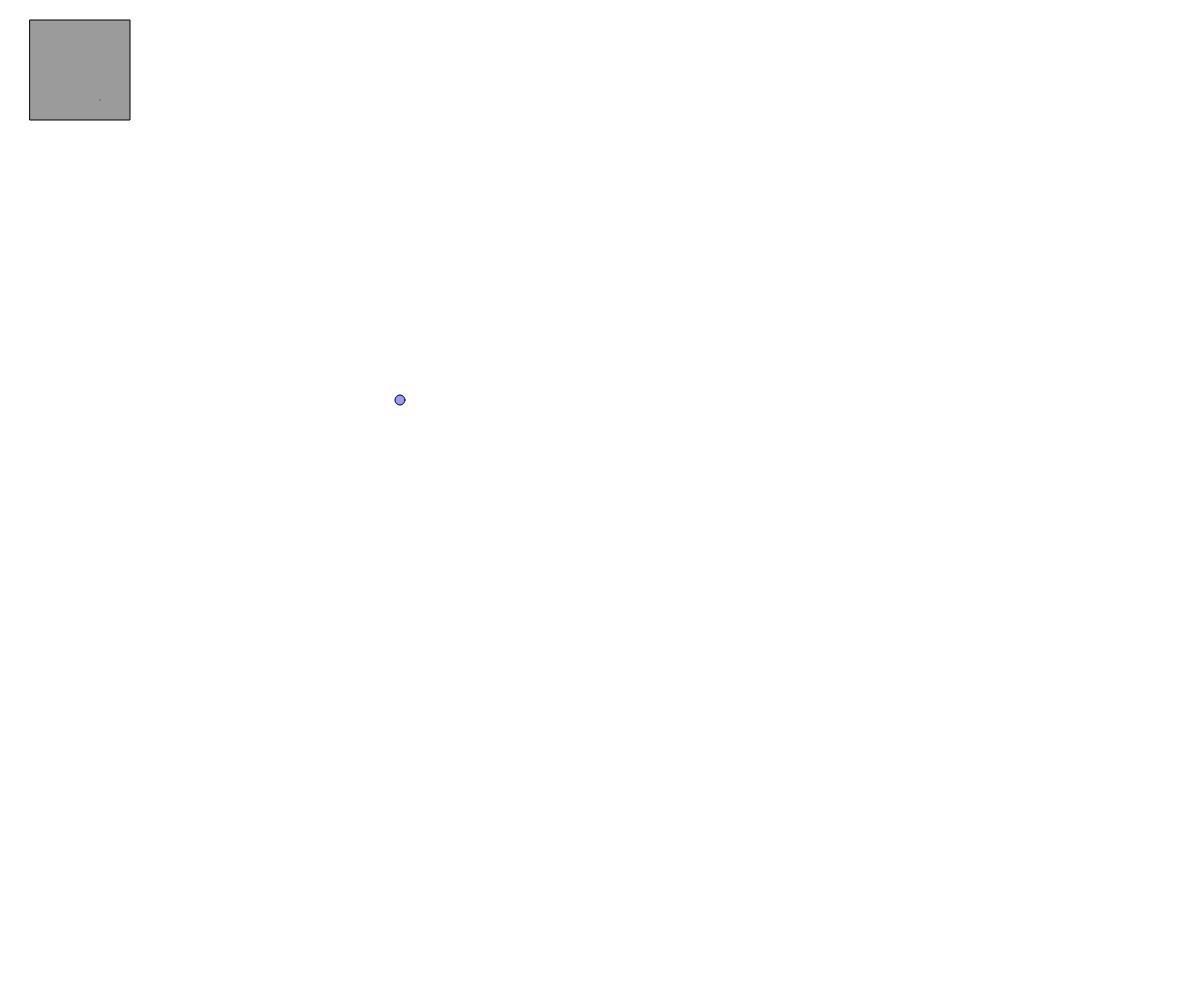
Frame 1 (no input)
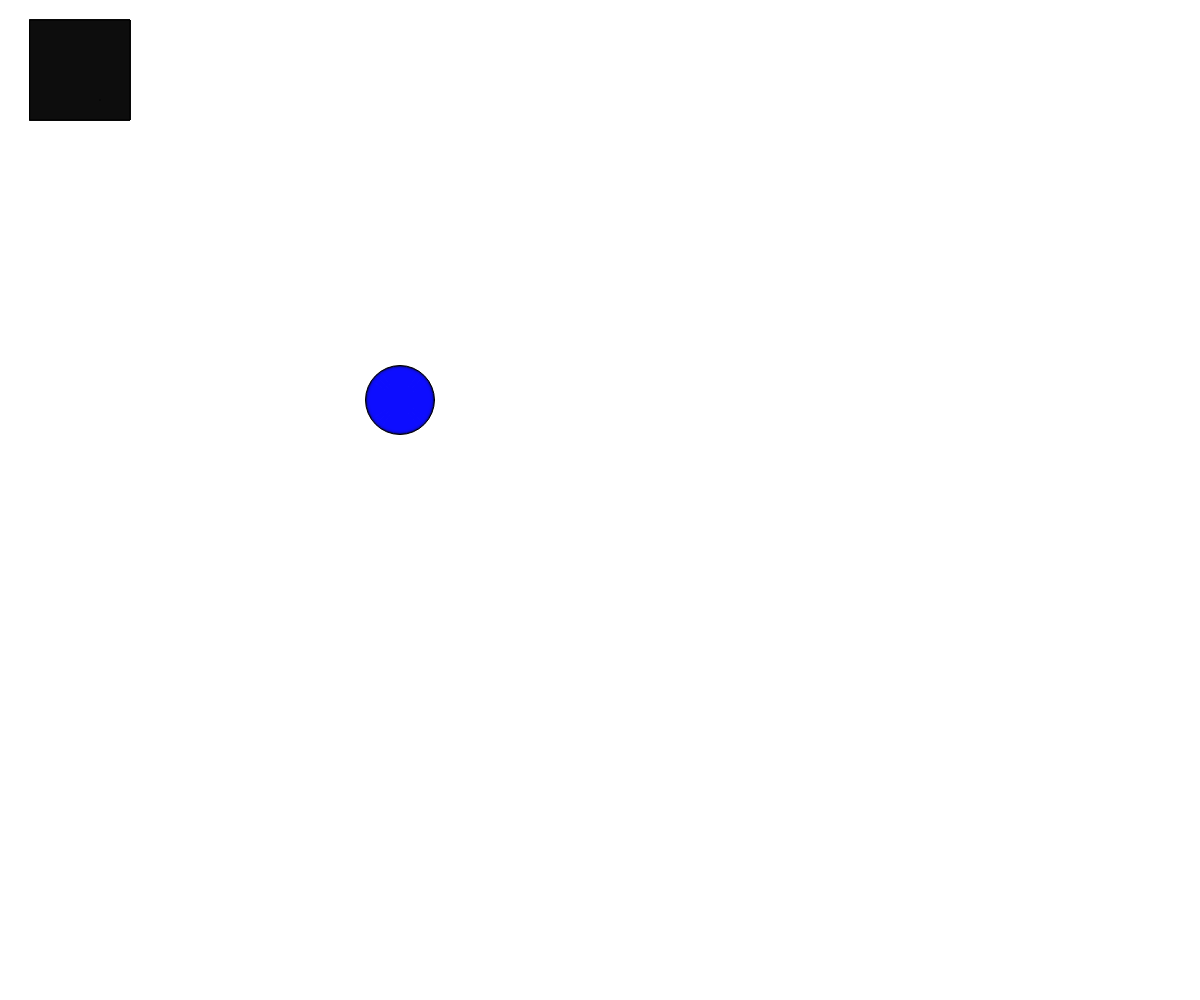
Frame 60 (no input)
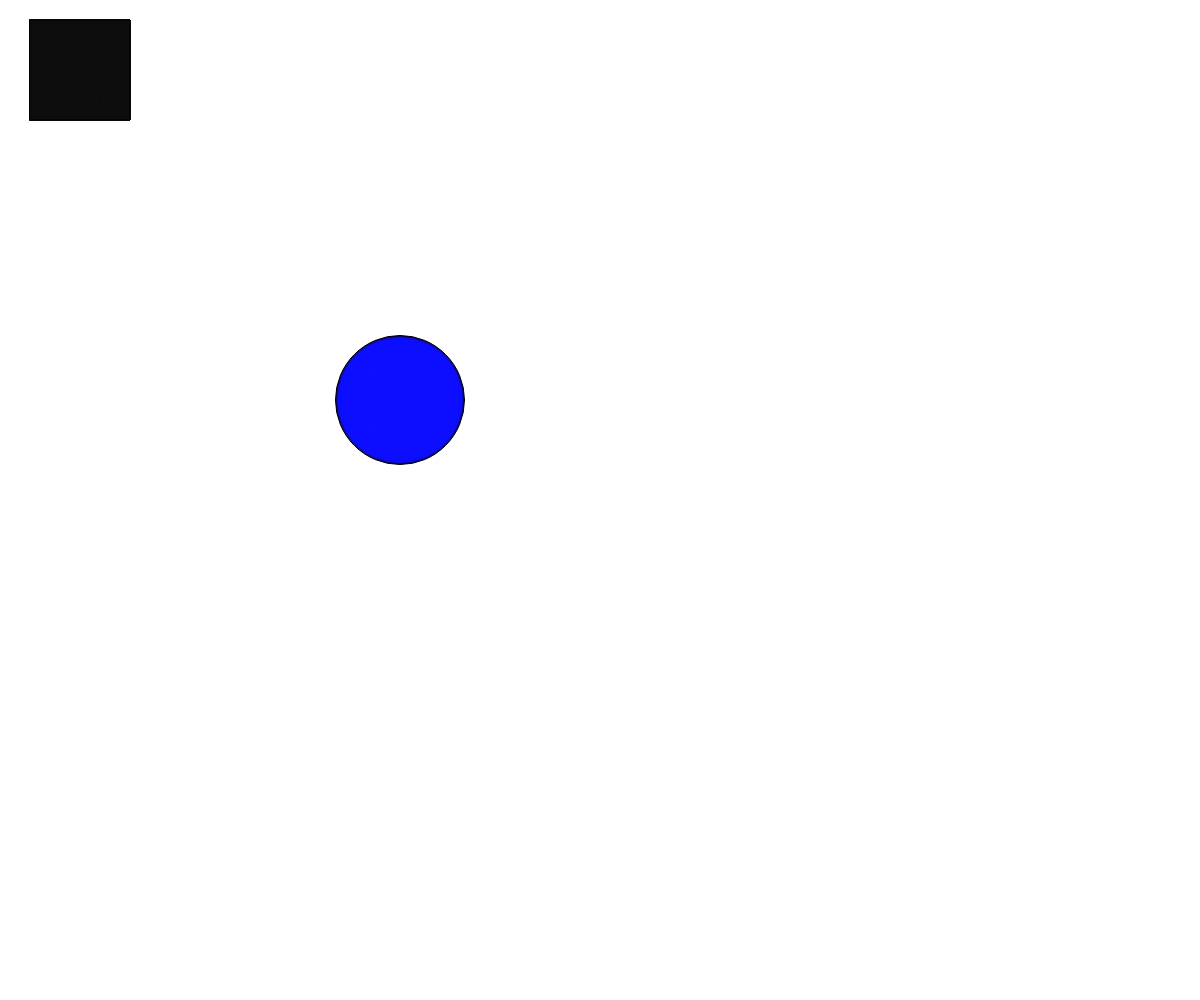
Frame 120 (the mouse pressed at the canvas centre since frame 60)

The p5.js sketch that drew these frames (run headless with seeded random() and noise() and a simulated clock; from frame 60 on, the mouse is pressed at the canvas centre):

// p5.js sketch
// ── sketch.js
let durchmesser;
durchmesser=10;

let rotwert = 0;

//let durchmesser = 10;


function setup() {
  createCanvas(windowWidth, windowHeight);
  
}

function draw() {
  background(245, 10);

  console.log(rotwert);

  //mouseX
  //mouseY

  fill(rotwert,0,0,100);
  rect(30, 20, 100, 100);

  fill(0,0,255,100);
  ellipse(400, 400, durchmesser, durchmesser);

  durchmesser = durchmesser + 1;

  // 11 = 10 + 1
  // 12 = 11 + 1

  rotwert = rotwert + 0,5;

  fill(125,50);
  line(100, 100, 100, 100);

}
